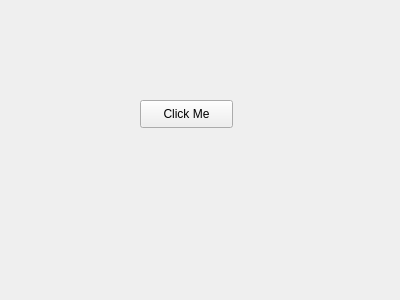
<?xml version="1.0" encoding="UTF-8"?>
<ui version="4.0">
 <class>Widget</class>
 <widget class="QWidget" name="Widget">
  <property name="geometry">
   <rect>
    <x>0</x>
    <y>0</y>
    <width>400</width>
    <height>300</height>
   </rect>
  </property>
  <property name="windowTitle">
   <string>Widget</string>
  </property>
  <widget class="QPushButton" name="pushButton">
   <property name="geometry">
    <rect>
     <x>140</x>
     <y>100</y>
     <width>93</width>
     <height>28</height>
    </rect>
   </property>
   <property name="text">
    <string>Click Me</string>
   </property>
  </widget>
 </widget>
 <layoutdefault spacing="6" margin="11"/>
 <resources/>
 <connections/>
</ui>
